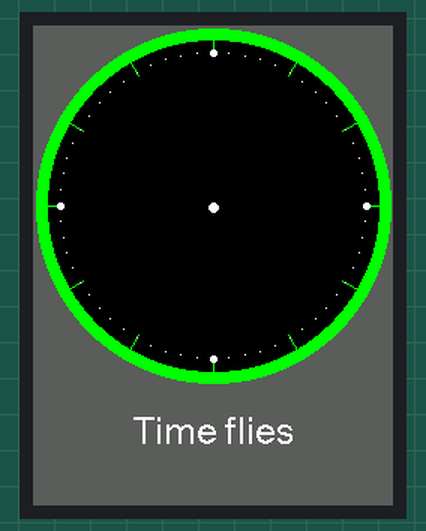
The sketch below on a simulated ESP8266 (NodeMCU). On the bench: 240×320 colour display. WiFi joins after 1.5 s; servers stay silent unless stated; network time is answered at once with the bench clock; the local clock reads 2024-03-15 10:24:30 at power-on unless the sketch sets it; what the sketch prints to the serial monitor is not drawn.

Above: at 2.0 s.
At 6.0 s:
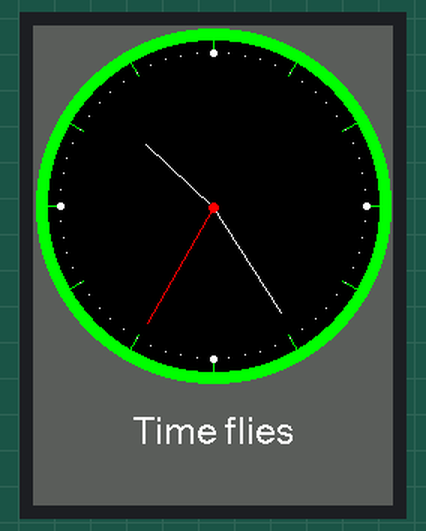
At 11.0 s:
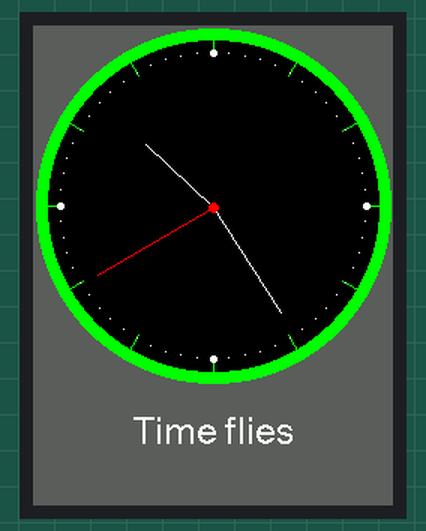
At 20.0 s:
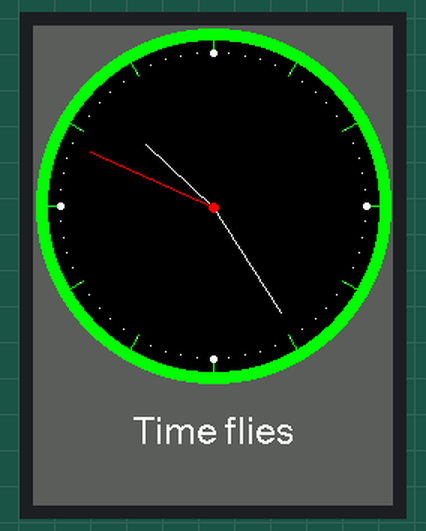
At 29.0 s:
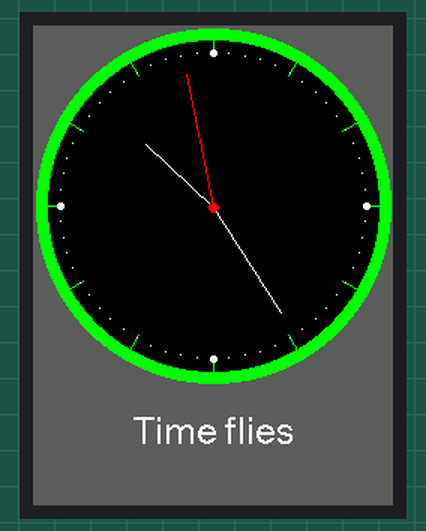
At 39.0 s:
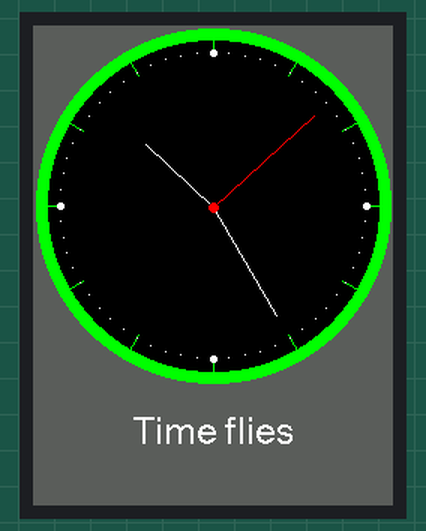

Measured:
- what the display in image 0 shows lasts 1.0 s, from 1.9 s to 2.9 s

The sketch:

ntp_rounded_clock.ino
```cpp
#include <NTPClient.h>
#include <ESP8266WiFi.h>
#include <WiFiUdp.h>
#include <SPI.h>
#include <TFT_eSPI.h>

TFT_eSPI tft = TFT_eSPI();

const char* ssid       = "Maple.V2";
const char* password   = "early2.modern2.matlab2";

const long utcOffsetInSeconds = 10800;
String hhs="",sss="",mms="";
WiFiUDP ntpUDP;
NTPClient timeClient(ntpUDP, "pool.ntp.org", utcOffsetInSeconds);

float sx = 0, sy = 1, mx = 1, my = 0, hx = -1, hy = 0;    // Saved H, M, S x & y multipliers
float sdeg=0, mdeg=0, hdeg=0;
uint16_t osx=120, osy=120, omx=120, omy=120, ohx=120, ohy=120;  // Saved H, M, S x & y coords
uint16_t x0=0, x1=0, yy0=0, yy1=0;
uint32_t targetTime = 0;                    // for next 1 second timeout

uint8_t hh=0,mm=0,ss=0;

bool initial = 1;
#define TFT_GREY 0x5AEB


void setup(void) {
  tft.init();
  tft.setRotation(0);

  tft.fillScreen(TFT_BLACK);
  tft.drawString("Connecting...",1,1,1);


  WiFi.begin(ssid, password);

  while ( WiFi.status() != WL_CONNECTED ) {
    delay ( 500 );
    Serial.print ( "." );
  }


  timeClient.begin();
  timeClient.update();
  hhs=timeClient.getHours();
  mms=timeClient.getMinutes();
  sss=timeClient.getSeconds();
  hh=hhs.toInt();
  mm=mms.toInt();
  ss=sss.toInt();

  tft.fillScreen(TFT_GREY);
  tft.setTextColor(TFT_WHITE, TFT_GREY);  // Adding a background colour erases previous text automatically

  // Draw clock face
  tft.fillCircle(120, 120, 118, TFT_GREEN);
  tft.fillCircle(120, 120, 110, TFT_BLACK);

  // Draw 12 lines
  for(int i = 0; i<360; i+= 30) {
    sx = cos((i-90)*0.0174532925);
    sy = sin((i-90)*0.0174532925);
    x0 = sx*114+120;
    yy0 = sy*114+120;
    x1 = sx*100+120;
    yy1 = sy*100+120;

    tft.drawLine(x0, yy0, x1, yy1, TFT_GREEN);
  }

  // Draw 60 dots
  for(int i = 0; i<360; i+= 6) {
    sx = cos((i-90)*0.0174532925);
    sy = sin((i-90)*0.0174532925);
    x0 = sx*102+120;
    yy0 = sy*102+120;
    // Draw minute markers
    tft.drawPixel(x0, yy0, TFT_WHITE);

    // Draw main quadrant dots
    if(i==0 || i==180) tft.fillCircle(x0, yy0, 2, TFT_WHITE);
    if(i==90 || i==270) tft.fillCircle(x0, yy0, 2, TFT_WHITE);
  }

  tft.fillCircle(120, 121, 3, TFT_WHITE);

  // Draw text at position 120,260 using fonts 4
  // Only font numbers 2,4,6,7 are valid. Font 6 only contains characters [space] 0 1 2 3 4 5 6 7 8 9 : . - a p m
  // Font 7 is a 7 segment font and only contains characters [space] 0 1 2 3 4 5 6 7 8 9 : .
  tft.drawCentreString("Time flies",120,260,4);

  targetTime = millis() + 1000;
}

void loop() {
  if (targetTime < millis()) {
    targetTime += 1000;
    ss++;              // Advance second
    if (ss==60) {
      ss=0;
      mm++;            // Advance minute
      if(mm>59) {
        mm=0;
        hh++;          // Advance hour
        if (hh>23) {
          hh=0;
        }
      }
    }

    // Pre-compute hand degrees, x & y coords for a fast screen update
    sdeg = ss*6;                  // 0-59 -> 0-354
    mdeg = mm*6+sdeg*0.01666667;  // 0-59 -> 0-360 - includes seconds
    hdeg = hh*30+mdeg*0.0833333;  // 0-11 -> 0-360 - includes minutes and seconds
    hx = cos((hdeg-90)*0.0174532925);
    hy = sin((hdeg-90)*0.0174532925);
    mx = cos((mdeg-90)*0.0174532925);
    my = sin((mdeg-90)*0.0174532925);
    sx = cos((sdeg-90)*0.0174532925);
    sy = sin((sdeg-90)*0.0174532925);

    if (ss==0 || initial) {
      initial = 0;
      // Erase hour and minute hand positions every minute
      tft.drawLine(ohx, ohy, 120, 121, TFT_BLACK);
      ohx = hx*62+121;
      ohy = hy*62+121;
      tft.drawLine(omx, omy, 120, 121, TFT_BLACK);
      omx = mx*84+120;
      omy = my*84+121;
    }

      // Redraw new hand positions, hour and minute hands not erased here to avoid flicker
      tft.drawLine(osx, osy, 120, 121, TFT_BLACK);
      osx = sx*90+121;
      osy = sy*90+121;
      tft.drawLine(osx, osy, 120, 121, TFT_RED);
      tft.drawLine(ohx, ohy, 120, 121, TFT_WHITE);
      tft.drawLine(omx, omy, 120, 121, TFT_WHITE);
      tft.drawLine(osx, osy, 120, 121, TFT_RED);

    tft.fillCircle(120, 121, 3, TFT_RED);
  }
}
```
